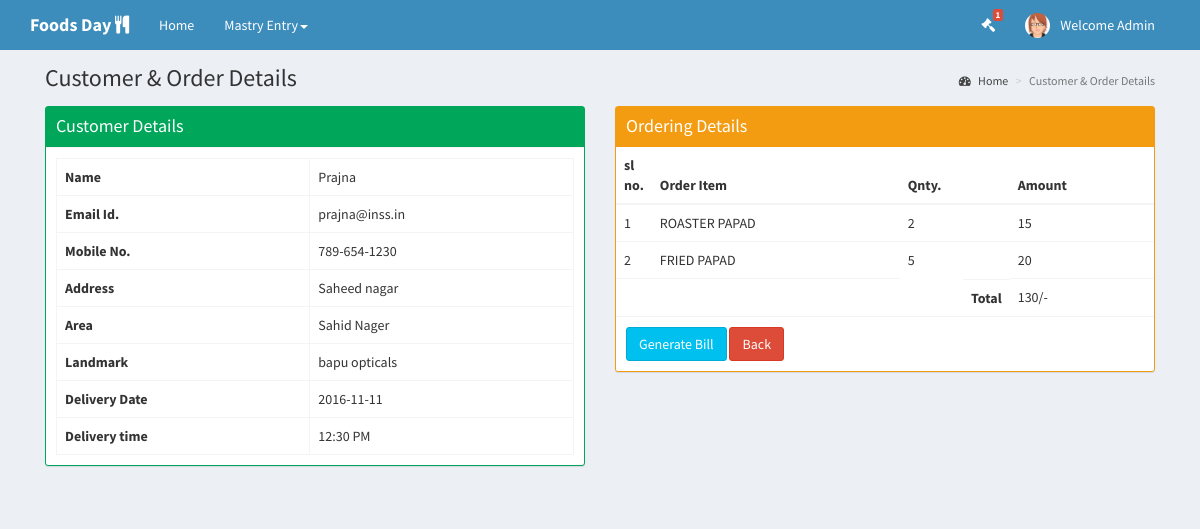
The app's page /project/royalfood/admin/customerorderdetails.php?customerid=63 (signed in) with its own data.
### tables this page shows
CREATE TABLE IF NOT EXISTS `tbl_companydetails` (
  `company_id` int(11) NOT NULL,
  `company_name` varchar(50) NOT NULL,
  `company_address` varchar(500) NOT NULL,
  `company_email` varchar(50) NOT NULL,
  `company_mobile` varchar(50) NOT NULL,
  `company_landline` varchar(50) NOT NULL,
  `company_website` varchar(50) NOT NULL,
  `company_type` varchar(50) NOT NULL,
  `company_service` varchar(50) NOT NULL,
  `company_logo` varchar(150) NOT NULL
);

CREATE TABLE IF NOT EXISTS `tbl_adminlogindetails` (
  `userid` int(11) NOT NULL,
  `username` varchar(50) NOT NULL,
  `password` varchar(50) NOT NULL,
  `userimage` varchar(150) NOT NULL
);

CREATE TABLE IF NOT EXISTS `tbl_customerdetails` (
  `customerid` int(11) NOT NULL,
  `name` varchar(150) NOT NULL,
  `emailid` varchar(150) NOT NULL,
  `address` varchar(500) NOT NULL,
  `mobileno` varchar(150) NOT NULL,
  `area` varchar(150) NOT NULL,
  `landmark` varchar(150) NOT NULL,
  `customerstatus` varchar(150) NOT NULL,
  `orderdate` date NOT NULL,
  `ordertime` varchar(150) NOT NULL,
  `delhiverydate` date NOT NULL,
  `delhiverytime` varchar(150) NOT NULL,
  `city` varchar(50) NOT NULL
);

CREATE TABLE IF NOT EXISTS `tbl_orderdetails` (
  `orderid` int(11) NOT NULL,
  `customerid` int(11) NOT NULL,
  `subitemid` int(11) NOT NULL,
  `quantity` varchar(50) NOT NULL,
  `price` float NOT NULL,
  `totalprice` float NOT NULL
);

CREATE TABLE IF NOT EXISTS `tbl_subitemdetails` (
  `subitemid` int(11) NOT NULL,
  `subitemname` varchar(100) NOT NULL,
  `itemprice` float NOT NULL,
  `subitemimage` varchar(150) NOT NULL,
  `subitemstatus` varchar(50) NOT NULL,
  `itemid` int(11) NOT NULL
);

### project/royalfood/admin/customerorderdetails.php (the view, shortened to what this page needs)
<?php
require_once __DIR__ . DIRECTORY_SEPARATOR . 'dbconfig.php';
?>
<!DOCTYPE html>
<html>
  <head>
    <link href="../bootstrap/css/bootstrap.min.css" rel="stylesheet" type="text/css" />
    <link href="../font-awesome-4.4.0/css/font-awesome.min.css" rel="stylesheet" type="text/css" />
    <link href="../css/ionicons.min.css" rel="stylesheet" type="text/css" />
    <link href="../dist/css/AdminLTE.min.css" rel="stylesheet" type="text/css" />
    <link href="../dist/css/skins/_all-skins.min.css" rel="stylesheet" type="text/css" />
  </head>
  <body class="skin-blue layout-top-nav">
    <div class="wrapper">
      <?php
        include 'header.php';
      ?>
      <div class="content-wrapper">
        <div class="container">
          <section class="content-header">
          <h1>
            Customer & Order Details
          </h1>
          <ol class="breadcrumb">
            <li><a href="admin_dashboard.php"><i class="fa fa-dashboard"></i> Home</a></li>
            <li class="active">Customer & Order Details</li>
          </ol>
        </section>
         <section class="content">
            <div class="row">
            <div class="col-md-6">
              <div class="box box-success box-solid" >
                <div class="box-header with-border">
                  <h3 class="box-title">Customer Details</h3>
                </div>
                <div class="box-body">
                  <table class="table table-bordered">
                   <?php
                   $query="select * from tbl_customerdetails where customerid='".$_GET['customerid']."'";
                   foreach ($conn->query($query) as $row){
                   ?>
                    <tr>
                      <th>Name</th>
                      <td><?php echo $row['name']; ?></td>
                    </tr>
                    <tr>
                      <th>Email Id.</th>
                      <td><?php echo $row['emailid']; ?></td>
                    </tr>
                    <tr>
                      <th>Mobile No.</th>
                      <td><?php echo $row['mobileno']; ?></td>
                    </tr>
                    <tr>
                      <th>Address</th>
                      <td><?php echo $row['address']; ?></td>
                    </tr>
                    <tr>
                      <th>Area</th>
                      <td><?php echo $row['area']; ?></td>
                    </tr>
                    <tr>
                      <th>Landmark</th>
                      <td><?php echo $row['landmark']; ?></td>
                    </tr>
                    <tr>
                      <th>Delivery Date</th>
                      <td><?php echo $row['delhiverydate']; ?></td>
                    </tr>
                    <tr>
                      <th>Delivery time</th>
                      <td><?php echo $row['delhiverytime']; ?></td>
                    </tr>
                   <?php } ?>
                  </table>
                </div>
              </div>
            </div>
            <div class="col-md-6">
              <div class="box box-warning box-solid" >
                <div class="box-header">
                  <h3 class="box-title">Ordering Details</h3>
                </div>
                <div class="box-body no-padding">
                  <table class="table">
                    <thead>
                      <th style="width: 10px">sl no.</th>
                      <th>Order Item</th>
                      <th>Qnty.</th>
                      <th>Amount</th>
                    </thead>
                    <tbody>
                        <?php $slno=0 ?>
                         <?php
                    $newquery="select tbl_subitemdetails.subitemname,tbl_orderdetails.quantity,"
                            . "tbl_orderdetails.price,tbl_orderdetails.totalprice,"
                            . "tbl_subitemdetails.subitemid,tbl_orderdetails.customerid "
                            . "from tbl_orderdetails INNER JOIN tbl_subitemdetails on "
                            . "tbl_orderdetails.subitemid=tbl_subitemdetails.subitemid where tbl_orderdetails.customerid='".$_GET['customerid']."'";
                    foreach ($conn->query($newquery) as $itm){
                    ?>
                    <tr>
                      <td><?php echo ++$slno; ?></td>
                      <td><?php echo $itm['subitemname']; ?></td>
                      <td><?php echo $itm['quantity']; ?></td>
                      <td><?php echo $itm['price']; ?></td>
                    </tr><?php } ?>
                    <tr>
                      <td></td>
                      <td></td>
                      <th style="float:right">Total</th>
                      <td><?php echo $itm['totalprice']; ?>/-</td>
                    </tr>
                    </tbody>
                  </table>
                </div>
                <div class="box-footer">
                       <a href="invoice.php?custid=<?php echo $_GET['customerid']; ?>"  type="submit" class="btn btn-info" >Generate Bill</a>
                       <a href="customerorder.php"  type="submit" class="btn btn-danger" >Back</a>
                  </div>
              </div>
             </div>
              </section>
           </div>
         </div>
      </div>
  </body>
</html>

### project/royalfood/admin/header.php (shortened to what this page needs)
<header class="main-header">
        <nav class="navbar navbar-static-top">
          <div class="container">
            <div class="navbar-header">
                <?php
                          $query='select * from  tbl_companydetails';
                          foreach ($conn->query($query) as $row){
                          ?>
                <a href="admin_dashboard.php" class="navbar-brand"><b><?php echo $row['company_name']; ?></b>&nbsp;<i class="fa  fa-cutlery"></i></a>
                <?php } ?>
            </div>
            <div class="collapse navbar-collapse pull-left" id="navbar-collapse">
              <ul class="nav navbar-nav">
                <li class="active"><a href="admin_dashboard.php">Home <span class="sr-only">(current)</span></a></li>
                <li class="dropdown">
                  <a href="#" class="dropdown-toggle" data-toggle="dropdown">Mastry Entry<span class="caret"></span></a>
                </li>
              </ul>
            </div>
              <div class="navbar-custom-menu">
                <ul class="nav navbar-nav">
                  <li class="dropdown tasks-menu">
                    <a href="customerorder.php">
                      <i class="fa fa-gavel"></i>
                      <span class="label label-danger">
                          <?php
                          $count=0;
                            $cntquery="select count(*) as count from tbl_customerdetails where customerstatus='New'";
                            foreach ($conn->query($cntquery) as $cntrow){
                                $count=$cntrow['count'];
                            }
                          ?>
                          <?php echo $count;?>
                      </span></a>
                  </li>
                  <li class="dropdown user user-menu">
                      <?php
                    $query="select userimage from tbl_adminlogindetails where userid='".$_SESSION['userid']."'";
                    foreach ($conn->query($query) as $row){
                    ?>
                    <a href="#" class="dropdown-toggle" data-toggle="dropdown">
                      <img src="../userimage/<?php echo $row['userimage'] ?>" class="user-image" alt="User Image" />
                      <span class="hidden-xs">Welcome Admin</span>
                    </a>
                    <?php } ?>
                  </li>
                </ul>
              </div>
          </div>
        </nav>
      </header>

### records on screen
tbl_companydetails: company_name "Foods Day"
tbl_adminlogindetails: userimage (picture)
tbl_customerdetails: name "Prajna", emailid "prajna@inss.in", mobileno "789-654-1230", address "Saheed nagar", area "Sahid Nager", landmark "bapu opticals", delhiverydate "2016-11-11", delhiverytime "12:30 PM"
tbl_orderdetails: subitemid.subitemname "ROASTER PAPAD", quantity "2", price "15"
tbl_orderdetails: subitemid.subitemname "FRIED PAPAD", quantity "5", price "20", totalprice "130"

### other values on screen
$count "1"
